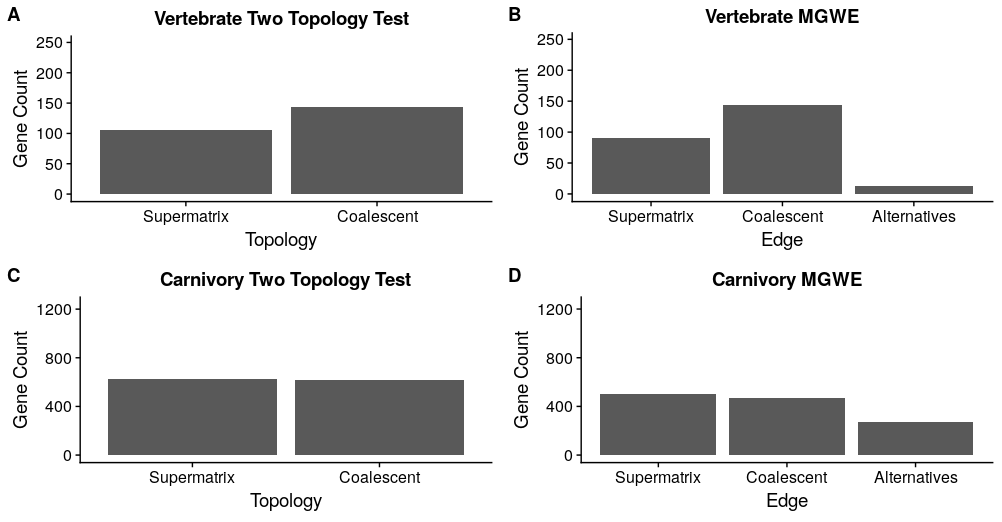

Recreate this plot in R.
library(ggplot2)
library(cowplot)
library(gridExtra)
rm(list = ls())

VertCount <- c(105, 143)
VertMain <- c("Supermatrix", "Coalescent")
VertMyData <- data.frame(VertMain,VertCount)
VertMyData$VertMain <- factor(VertMyData$VertMain, levels = c("Supermatrix", "Coalescent"))
pVertMain <- ggplot(VertMyData, aes(VertMyData$VertMain,VertMyData$VertCount)) + ylim(0,248)
pVertMain = pVertMain + geom_bar(stat = "identity") + xlab("Topology") + ylab("Gene Count") + ggtitle("Vertebrate Two Topology Test")


VertCount2 <- c(91, 144, 13)
VertMain2 <- c("Supermatrix", "Coalescent", "Alternatives")
VertMyData2 <- data.frame(VertMain2,VertCount2)
VertMyData2$VertMain2 <- factor(VertMyData2$VertMain2, levels = c("Supermatrix", "Coalescent", "Alternatives"))
pVertMain2 <- ggplot(VertMyData2, aes(VertMyData2$VertMain2,VertMyData2$VertCount2)) + ylim(0,248)
pVertMain2 = pVertMain2 + geom_bar(stat = "identity") + xlab("Edge") + ylab("Gene Count") + ggtitle("Vertebrate MGWE")
pVertMain2

CarCount <- c(623, 614)
CarMain <- c("Supermatrix", "Coalescent")
CarMyData <- data.frame(CarMain,CarCount)
CarMyData$CarMain <- factor(CarMyData$CarMain, levels = c("Supermatrix", "Coalescent"))
pCarMain <- ggplot(CarMyData, aes(CarMyData$CarMain,CarMyData$CarCount)) + ylim(0,1237)
pCarMain = pCarMain + geom_bar(stat = "identity") + xlab("Topology") + ylab("Gene Count") + ggtitle("Carnivory Two Topology Test")
pCarMain

CarCount2 <- c(499, 466, 272)
CarMain2 <- c("Supermatrix", "Coalescent", "Alternatives")
CarMyData2 <- data.frame(CarMain2,CarCount2)
CarMyData2$CarMain2 <- factor(CarMyData2$CarMain2, levels = c("Supermatrix", "Coalescent", "Alternatives"))
pCarMain2 <- ggplot(CarMyData2, aes(CarMyData2$CarMain2,CarMyData2$CarCount2)) + ylim(0,1237)
pCarMain2 = pCarMain2 + geom_bar(stat = "identity") + xlab("Edge") + ylab("Gene Count") + ggtitle("Carnivory MGWE")
pCarMain2

plot_grid(pVertMain,pVertMain2,pCarMain,pCarMain2,labels=c("A","B","C","D"),ncol=2,nrow=2)
